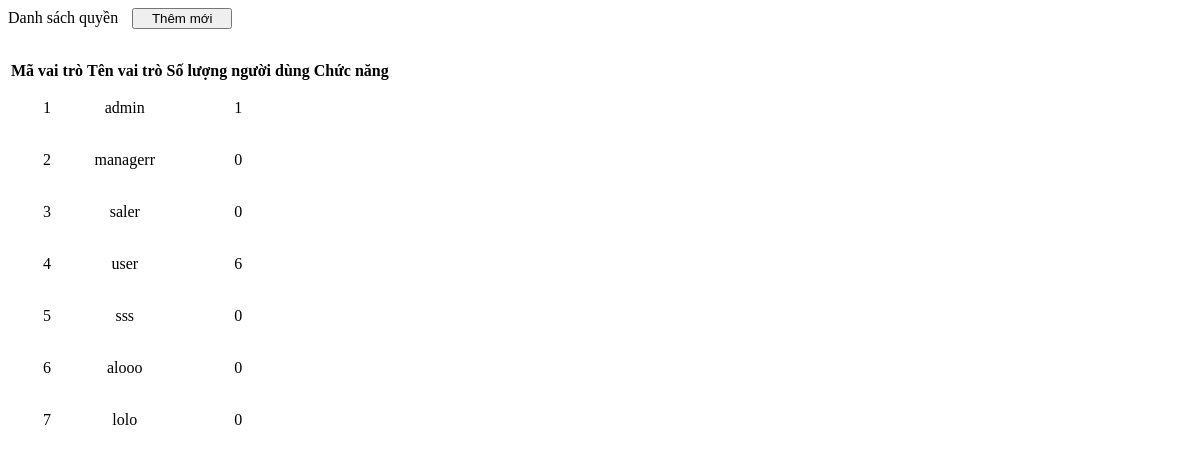
/View/user/pages/rolepage.php, run on the app's committed database.
### tables this page shows
CREATE TABLE `role` (
  `roleID` int(11) NOT NULL,
  `roleName` text NOT NULL
);

### Model/database.php (called while the page is built, shortened)
<?php
Class Database{
   public $host   = DB_HOST;
   public $user   = DB_USER;
   public $pass   = DB_PASS;
   public $dbname = DB_NAME;
   public $link;
private function connectDB(){
   $this->link = new mysqli($this->host, $this->user, $this->pass,
    $this->dbname);
 }
public function select($query){
  $result = $this->link->query($query) or
   die($this->link->error.__LINE__);
  if($result->num_rows > 0){
    return $result;
  } else {
    return false;
  }
 }
}

### Model/ModelRole.php (called while the page is built, shortened)
<?php
require_once 'database.php';
class ModelRole {
    protected $db;
    public function __construct() {
        $this->db = new Database();
    }
    public function getAllRoles() {
        $query = "SELECT * FROM role";
        $result = $this->db->select($query);
        if ($result) {
            $roles = [];
            while ($row = $result->fetch_assoc()) {
                $roles[] = $row;
            }
            return $roles;
        } else {
            return false;
        }
    }
}
?>

### Model/ModelUser.php (called while the page is built, shortened)
<?php
require_once 'database.php';
class ModelUser {
    protected $db;
    public function __construct() {
        $this->db = new Database();
    }
    public function getUserCountByRoleID($roleID) {
        $query = "SELECT COUNT(*) AS userCount FROM user WHERE roleID = '$roleID' AND status != 0";
        $result = $this->db->select($query);
        if ($result) {
            $row = $result->fetch_assoc();
            return $row['userCount'];
        } else {
            return 0;
        }
    }
}
?>

### View/user/pages/rolepage.php (the view, shortened to what this page needs)
<!DOCTYPE html>
<html lang="en">
<head>
</head>
<body>
<div>
        <div class="col-md-4">
            <label style="margin-right: 10px;">Danh sách quyền</label>
            <button type="button" class="btn btn-primary mt-3" data-toggle="modal" data-target="#addModal" style="width: 100px; margin-bottom: 10px; cursor: pointer;" onclick="showAddFormRole()">
                Thêm mới
            </button>
        </div>
        <div class="table-responsive" style="margin-top: 20px;">
            <table class="table table-striped" id="quanlyPQTable" style="text-align: center;">
                <thead class="thead-dark">
                    <tr>
                        <th scope="col" class="text-center">Mã vai trò</th>
                        <th scope="col" class="text-center">Tên vai trò</th>
                        <th scope="col" class="text-center">Số lượng người dùng</th>
                        <th scope="col" class="text-center">Chức năng</th>
                    </tr>
                </thead>
                <tbody>
                    <?php
                    require_once __DIR__ . '../../../../Model/ModelRole.php';
                    require_once __DIR__ . '../../../../Model/ModelUser.php';
                    $modelRole = new ModelRole();
                    $modelUser = new ModelUser();
                    $roles = $modelRole->getAllRoles();
                    if ($roles) {
                        foreach ($roles as $role) {
                            echo '<tr style="height: 50px;">';
                            echo "<td class=\"text-center\">" . $role['roleID'] . "</td>";
                            echo "<td class=\"text-center\">" . $role['roleName'] . "</td>";
                            $userCount = $modelUser->getUserCountByRoleID($role['roleID']);
                            echo "<td class=\"text-center\">" . $userCount . "</td>";
                            echo '<td class="d-flex justify-content-evenly">';
                            echo '</td>';
                            echo "</tr>";
                        }
                    } else {
                        echo "<tr><td colspan='4'>Không có dữ liệu</td></tr>";
                    }
                    ?>
                </tbody>
            </table>
        </div>
    </div>
</body>
</html>

### data on the page
role: roleID "1", roleName "admin"
role: roleID "2", roleName "managerr", userCount "0"
role: roleID "3", roleName "saler", userCount "0"
role: roleID "4", roleName "user", userCount "6"
role: roleID "5", roleName "sss", userCount "0"
role: roleID "6", roleName "alooo", userCount "0"
role: roleID "7", roleName "lolo", userCount "0"
